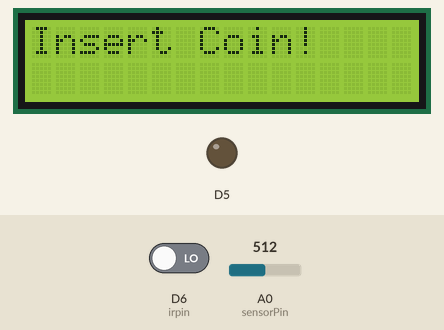
Simulated run of this sketch. Board: ESP8266 (NodeMCU). Shown: 16×2 character LCD, output pins drawn as LEDs (lit = HIGH). The test bench sets the inputs (shaded band); at power-on: D6 (irpin) LOW, A0 (sensorPin) = 512. WiFi joins after 1.5 s; servers stay silent unless stated; uploads are accepted with an empty reply; what the sketch prints to the serial monitor is not drawn.

Above: at 4.2 s.
4.3 s: D6 (irpin) driven HIGH
At 5.2 s:
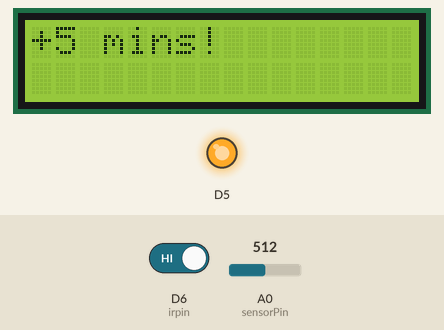
7.3 s: D6 (irpin) driven LOW
At 9.2 s:
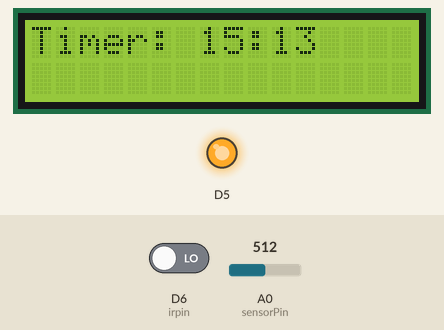
Timing chart, 0 to 10.7 s (numbered marks = the images above; inputs shaded):
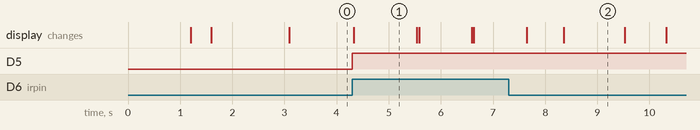

Measured:
- after the input at 4.3 s, D5: LOW → HIGH at once; the display: changes at once (image 1)
- what the display in image 1 shows lasts 1.2 s, from 4.3 s to 5.5 s

The sketch:

3lcd.ino
```cpp
#include <SoftwareSerial.h>
SoftwareSerial sim800l(D4, D3); // RX,TX for Arduino and for the module it's TXD RXD, they should be inverted
//                    (tx,rx)
//                    (tx pin of sm module, rx pin of arduino)
#include <ESP8266WiFi.h>
#include <WiFiClient.h>
#include <ESP8266WebServer.h>
#include <ESP8266HTTPClient.h>

#include <Wire.h>
#include <LiquidCrystal_I2C.h>

LiquidCrystal_I2C lcd(0x27, 16, 2);

const char* ssid = "PLDTHOMEFIBR95c68";                  // Your wifi Name
const char* password = "PLDTWIFIxw4aq";          // Your wifi Password


//    HUAWEI-c2h
//    allmight02


const char* host = "solartrackerfv2.site"; //Your pc or server (database) IP, example : 192.168.0.0 , if you are a windows os user, open cmd, then type ipconfig then look at IPv4 Address.

String batstat = "Not_Charging.";
String batpercent = "52%.";
String port1stat = "Not_Charging.";
String port1time = "0:00.";


int phpcounterr = 0;          //timer before uploading data to database


int irpin = D6;                   // pin for ir sensor
int irvalue = 0;                            // value of irsensor.. 1 or 0
int charger = 55;
String message = "" ;


String chardis;


unsigned long phpstartTime = 0;        // millis counter
unsigned long phpafter1sec = 0;        // millis counter
int phpdisplaynum = 0;
unsigned long addamount = 6000; // input secs
unsigned long startTime = 0;        // millis counter
unsigned long timerUp = 0;          // remaining millis till timer is up
unsigned long displaycounter = 0;
unsigned long displaynum = 0;       // the value to be displated in the serial monitor
unsigned long newtimerdown = 0;
unsigned long mins = 0;


int irsensor = 0;
int displaynumtimer = 0;

String messagedetail;

int sensorPin = A0;    // select the input pin for the potentiometer
float sensorValue = 0;  // variable to store the value coming from the sensor


int outputValue = 0;        // value output to the PWM (analog out)

void setup() {
  // put your setup code here, to run once:
  Serial.begin(9600);                 //initialize serial monitor communication
//  sim800l.begin(9600);
    // AT command to set sim800l to SMS mode
//  sim800l.print("AT+CMGF=1\r");
  delay(100);

  // Set module to send SMS data to serial out upon receipt
//  sim800l.print("AT+CNMI=2,2,0,0,0\r");
  delay(100);
  millis();
  WiFi.mode(WIFI_OFF);        //Prevents reconnection issue (taking too long to connect)
  delay(1000);
  WiFi.mode(WIFI_STA);        //This line hides the viewing of ESP as wifi hotspot

  WiFi.begin(ssid, password);     //Connect to your WiFi router
  Serial.println("");

  Serial.print("Connecting");

  lcd.begin(16, 2);
  lcd.init();
  lcd.backlight();
  // Wait for connection


  while (WiFi.status() != WL_CONNECTED) {

    delay(250);
    Serial.print(".");
    lcd.clear();
    lcd.print("Connecting...");


    delay(250);
  }


  //If connection successful show IP address in serial monitor
  Serial.println("");
  Serial.println("Connected to Network/SSID");
  uploadtodb();
  Serial.print("IP address: ");
  Serial.println(WiFi.localIP());  //IP address assigned to your ESP


  pinMode(D5, OUTPUT);

  lcd.clear();
  lcd.print("Insert Coin!");
  Serial.println("Insert Coin!");
  digitalWrite(D5, LOW);


}

void loop() {
  // put your main code here, to run repeatedly:
  irvalue = 0;


  sensorValue = analogRead(sensorPin);
float voltage=map(sensorValue,244,249,0,100);// map 0-1023 to 0-2500 mV and add correction offset


if (port1stat == "Charging!"){
    phpcounterr = phpcounterr + 5;
} else{
    phpcounterr = phpcounterr + 10;
}


  Serial.print(mins);
    Serial.print("  ");


//if(displaynum <= 9999) {
//            Serial.println(phpcounterr);
//  if (phpcounterr >= 200){
////        Serial.println("done with 50 counter");
////        Serial.println(counterr);
//        phpcounterr = 0;
//        uploadtodb();
////        delay(1000);
//
//  }
//}


  Serial.println(phpcounterr);
  if (mins >=1){
      if (phpcounterr >= 199){
        phpcounterr = 0;
        uploadtodb();
      }
  }


  startTime = millis();
  displaycounter = timerUp - startTime;
  displaynum = displaycounter / 1000;

  //  Serial.println("PLS INSERT COIN");

  // ================================================================================
  //displays the remainin time
  if (displaynum <= 999) {
    Serial.print("Time remaining: ");
    Serial.print(mins);
    Serial.print(":");
    Serial.print(displaynum);
    Serial.println("secss ");

    chardis = displaynum + "secs";


  // code to display timer in lcd 1
    lcd.clear();
    lcd.print("Timer: ");
    lcd.print(mins);
    lcd.print(":");
    lcd.print(displaynum);
    delay(30);


  } else {

    //  lcd.clear();
    //  lcd.print("Insert Coin!");
    //    Serial.println("Insert Coin!");
    //delay(200);


  }
  // ================================================================================
  irvalue = digitalRead(irpin);
  // print out the value you read:


  //  Serial.println(irvalue);

  if (irvalue == 1) {                         // run when there coin is inserted
    // if coin is inserted, set a 3min timer
    digitalWrite(D5, HIGH);
    port1stat = "Charging!";
    Serial.println("Coin Inserted!!");


    // digitalWrite(charger, HIGH);


    if (mins > 1 ) {

      mins = mins + 5;                  // adds 5mins when button pressed

      timerUp = timerUp + addamount;    // adds 3secs when button pressed
      lcd.clear();
      lcd.print("+5 mins!");
      delay (1000);

    } else {
      mins = mins + 5;

      timerUp = startTime + addamount;
      //    delay (500);
      // wait for 1sec before inserting again
      lcd.clear();
      lcd.print("+5 mins!");
      delay(1000);
    }

  }


  // ================================================================================
  // run when time is up
  //time is up

  if (displaynum == 0 ) {

    if (mins == 0) {
      mins = 0;
      displaynum = 0;
      digitalWrite(D5, LOW);
      port1stat = "Not_Charging";

      lcd.clear();
      lcd.print("Time's Up!");

    } else {
      mins = mins - 1;
      timerUp = timerUp + 60000;

    }


  }


  if (displaynum == 0) {
    displaynumtimer = displaynumtimer + 1;

  }


String tester = "no";
  if (tester == "LDR detecting sun"){
    batstat = "Charging!";
  } else {
    batstat = "Not_Charging";
  }


  if (voltage > 247) {
    messagedetail = "battery is at 100%";
//    Serial.println("battery is at 100%");
    batpercent = "100%";

  } else if (sensorValue > 240) {
    messagedetail = "battery is at 750%";
//    Serial.println("battery is at 50%");
    batpercent = "75%";

  } else if (sensorValue > 236) {
    messagedetail = "battery is at 50%";
//    Serial.println("battery is at 50%");
    batpercent = "50%";

  } else if (sensorValue > 232) {
    messagedetail = "battery is at 25%";
//    Serial.println("battery is at 25%");
    batpercent = "25";

  } else  {
    messagedetail = "Battery is not connected";
    batpercent = "52%";


  }


if (displaynum > 61){
  phpdisplaynum = 0;
} else {
  phpdisplaynum = displaynum;
}


}


void uploadtodb(){
    HTTPClient http;    //Declare object of class HTTPClient
String umins = String(mins);
String udisplaynum = String(phpdisplaynum);
  port1time = umins +":" + udisplaynum;
  String  postData;
  String ip = host;
  http.begin("http://" + ip + "/send.php?batstat="+batstat+"&batpercent="+batpercent+"&port1stat="+port1stat+"&port1time="+port1time);              //Specify request destination
    Serial.println(batstat);
      Serial.println(batpercent);
        Serial.println(port1stat);
          Serial.println(port1time);
//          delay(4000);


  http.addHeader("Content-Type", "application/x-www-form-urlencoded");    //Specify content-type header

  int httpCode = http.POST(postData);   //Send the request
  Serial.println("uploaded to php!");
}

void SendSMS() {
  Serial.println("Sending SMS...");               //Show this message on serial monitor
  sim800l.print("AT+CMGF=1\r");                   //Set the module to SMS mode
  //Serial.println("AT+CMGF=1\r");
  delay(100);
  sim800l.print("AT+CMGS=\"+639760836760\"\r");  //Your phone number don't forget to include your country code, example "+63..........your number\"
  //Serial.println("AT+CMGS=\"+639760836760\"\r");
  delay(500);
  sim800l.print("" + messagedetail);       //This is the text to send to the phone number, don't make it too long or you have to modify the SoftwareSerial buffer
  //Serial.println("SIM800l is working");
  delay(500);
  sim800l.print((char)26);// (required according to the datasheet)
  delay(500);
  sim800l.println();
  Serial.println("Text Sent.");
  delay(8000);

}
```
